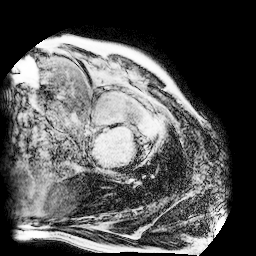
#> input picture train_image_patient2_15.png, 256 x 256 px, found by its file name
$ python GMMsegmentation_code.py
#> lines starting #> are read from the running program, lines starting #| are printed output that depends on the picture
# -*- coding: utf-8 -*-
"""
Created on Fri May 29 08:31:49 2020

@author: Abdul Qayyum
"""


import numpy as np
import cv2


#path='D:\\LAB4Segmentation\\LAB6\\12.png'
path='D:\\LAB4Segmentation\\LAB6\\train_image_patient2_15.png'
#img = cv2.imread("images/BSE_Image.jpg")
img = cv2.imread(path)
#> img is the input picture: shape (256, 256, 3); min 0, max 255, mean 86.4

# Convert MxNx3 image into Kx3 where K=MxN
img2 = img.reshape((-1,3))  #-1 reshape means, in this case MxN

from sklearn.mixture import GaussianMixture as GMM

#covariance choices, full, tied, diag, spherical
gmm_model = GMM(n_components=4, covariance_type='tied').fit(img2)  #tied works better than full
gmm_labels = gmm_model.predict(img2)

#Put numbers back to original shape so we can reconstruct segmented image
original_shape = img.shape
#> original_shape = (256, 256, 3)
segmented = gmm_labels.reshape(original_shape[0], original_shape[1])
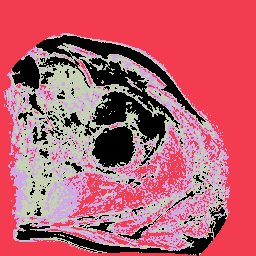
#> segmented: shape (256, 256) int64; 4 distinct labels, from 0 to 3; one colour per label, 0 black
cv2.imwrite("segmented1.jpg", segmented*(255/4))
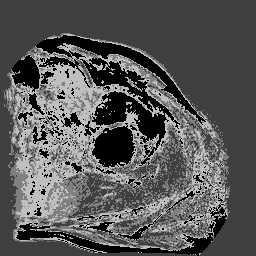
#> saved as segmented1.jpg: shape (256, 256); min 0, max 191, mean 86.9

$ run again, with 12.png copied over train_image_patient2_15.png
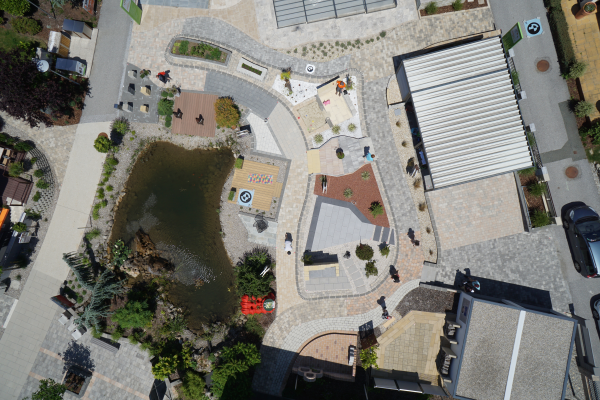
#> input picture 12.png, 600 x 400 px, found by its file name
#> img is the input picture: shape (400, 600, 3); mean B, G, R 118.5, 125.3, 126.7
#> `segmented = gmm_labels.reshape(original_shape[0], original_shape[1])`:
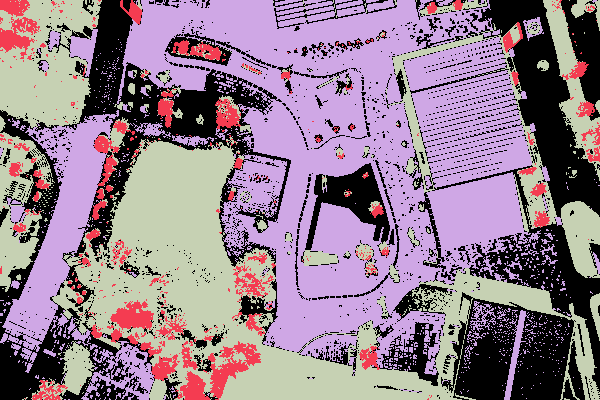
#> segmented: shape (400, 600) int64; 4 distinct labels, from 0 to 3; one colour per label, 0 black
#> `cv2.imwrite("segmented1.jpg", segmented*(255/4))`:
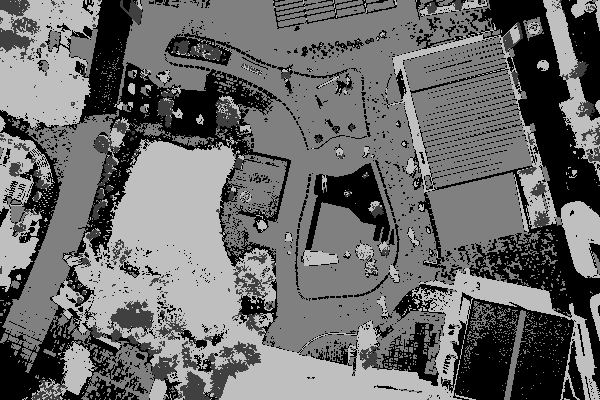
#> saved as segmented1.jpg: shape (400, 600); min 0, max 191, mean 106.2
